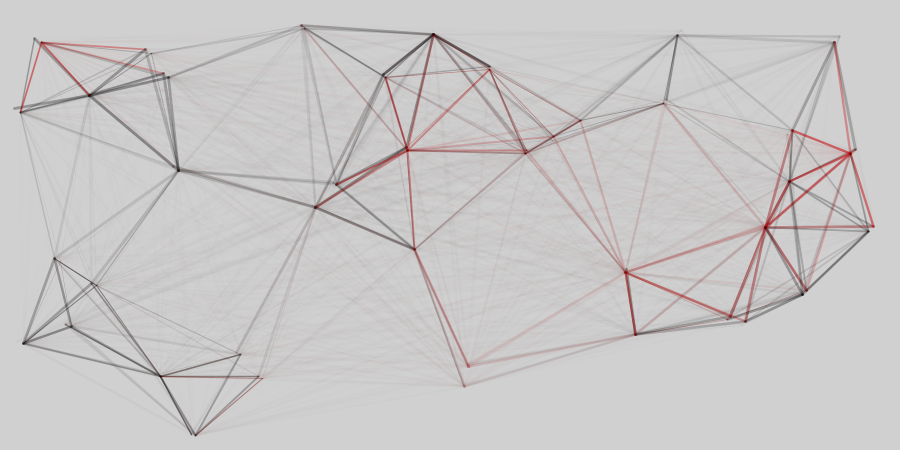
Frame 1 (no input)
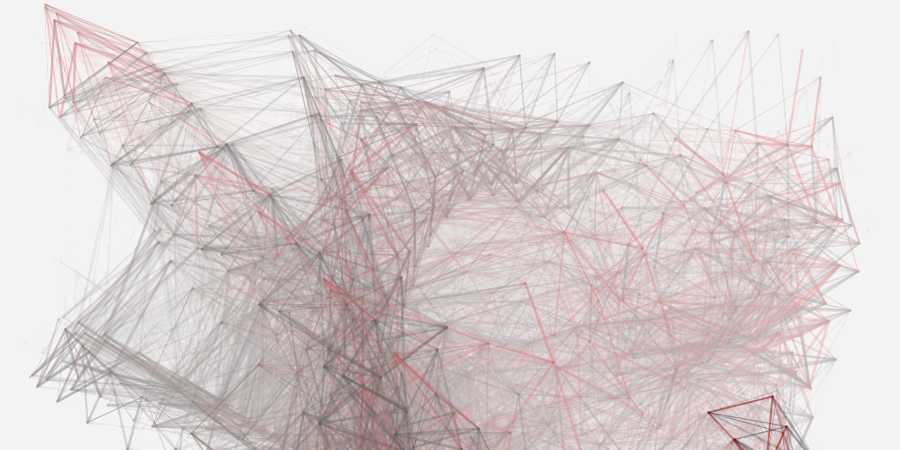
Frame 60 (the mouse pressed at the canvas centre just before this capture)
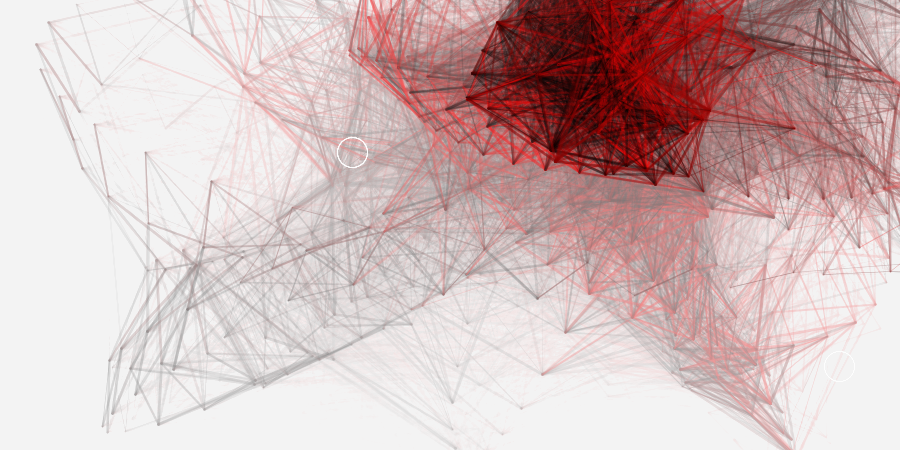
Frame 120 (the mouse held since frame 60 and released just before this capture)

The Processing sketch that drew these frames (run headless with seeded random() and noise(); from frame 60 on, the mouse is pressed at the canvas centre):

// Processing sketch: processing_49645
// ── processing_49645.pde



float _boost = 0.5;
int _num = 40;
int _nodes = 6;
Particle[] _dotArr = new Particle[_num];
Node[] _nodeArr = new Node[_nodes];

//================================= init

void setup(){
  size(900, 450);
  smooth(); 
  frameRate(112);
  restart();
}

void restart() {
  clearBackground();
  for(int i=0;i<_num;i++){
    _dotArr[i]=new Particle();
  }
  for(int i=0;i<_nodes;i++){
    _nodeArr[i]=new Node();
  }
}

void clearBackground() {
  fill(255, 10);
  noStroke();
  rect(0,0,width,height);
}

//================================= frame loop

void draw(){
  clearBackground();
  for(int i=0;i<_num;i++){
    _dotArr[i].update();
    _dotArr[i].drawMe();
  }
  for(int i=0;i<_nodes;i++){
    _nodeArr[i].drawMe();
  }  
}

//================================= interaction

void mousePressed(){
  restart();
}

//================================= objects

class Particle {
  float xpos, ypos, vx, vy, gain;
  color col;
  Particle() {
    xpos=random(width);
    ypos=random(height);
    if (random(1) > 0.5) {
      col = color(random(255), random(5),random(5));
    } else {
      col = color(0, 150);
    }
  }
  
  void update(){
    for(int i=0; i<_nodes; i++){
      gain = dist(xpos, ypos, _nodeArr[i].xpos, _nodeArr[i].ypos);
      if (gain > 1) {
        vx+=((_nodeArr[i].xpos-xpos) * _boost) /gain;
        vy+=((_nodeArr[i].ypos-ypos) * _boost) /gain;
        xpos += vx;
        ypos += vy;
      }
    }
  }
  
  void drawMe() {
    strokeWeight(random(3));
    for(int i=0;i<_num;i++){
      float dis = dist(xpos, ypos, _dotArr[i].xpos, _dotArr[i].ypos);
      if (dis > 50) {
        if (dis > 198) { dis = 198; }
        stroke(col, 200-dis);
        line(xpos, ypos, _dotArr[i].xpos, _dotArr[i].ypos);
      }
    } 
  }
}

class Node {
  float xpos,ypos;
  
  Node(){
   xpos = random(-200, width+500);
   ypos = random(-200, height+500);
  }
  
  void drawMe() {
    noFill();
    strokeWeight(0.5);
    stroke(255, 100);
    ellipse(xpos, ypos, 30, 30);
  }
    
}
